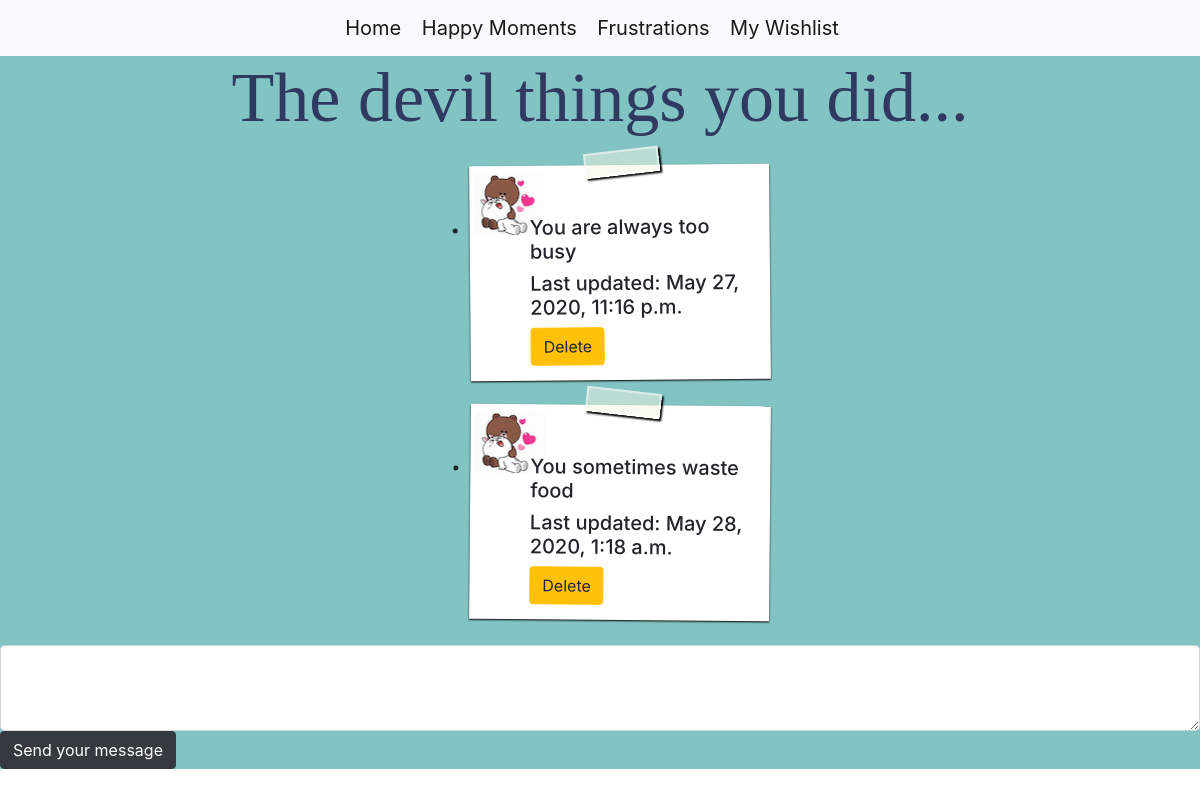
The app's page /sad/ with its own data.
### fullhouseapi/models.py (models this page shows)
class SadPage(models.Model):
    name = models.CharField(max_length=30)
    content = models.TextField()
    last_update = models.DateTimeField(default=datetime.now())

### fullhouseapi/views.py (the view)
# urls.py: path('sad/', sad_view, name='sad'),
def sad_view(request):
    allSadThings = SadPage.objects.all()
    return render(request,'sad.html',{'all_sad_Things':allSadThings})

### templates/sad.html (shortened to what this page needs)
{% load static %}
<!DOCTYPE html>
<html lang="en">
  <head>
    <link
      rel="stylesheet"
      href="https://stackpath.bootstrapcdn.com/bootstrap/4.1.3/css/bootstrap.min.css"
    />
    <link rel="stylesheet" href="{% static 'css/style.css' %}" />
  </head>
  <body>
    {% include 'navbar.html' %}
    <div class="sad_bg">
      <h1 class="happyh1">The devil things you did...</h1>
      <ul id="notes">
        {% for sadThing in all_sad_Things %}
        <li>
          <h5>{{sadThing.content}}</h5>
          <h5>Last updated: {{sadThing.last_update}}</h5>
          <form action="deleteSadThings/{{sadThing.id}}/" method="post">
            <button class="btn btn-warning btn-rounded z-depth-1" type="submit">
              Delete
            </button>
          </form>
        </li>
        {% endfor %}
      </ul>
      <form action="addSadThings/" method="post">
        <textarea
          class="form-control z-depth-1"
          id="exampleFormControlTextarea6"
          rows="3"
          type="text"
          name="content"
        ></textarea>
        <button type="submit" value="Send" class="btn btn-dark">
          Send your message
        </button>
      </form>
    </div>
  </body>
</html>

### fullhouseapi/static/css/style.css (style rules this page uses)
body, html { height: 100%; }
.happyh1 { text-align: center; font-size: 70px; font-family: 'Chalkduster'; color: #303960 }
.sad_bg { background-color: #82c4c3; background-position: center; background-repeat:repeat-y; background-size: cover; }
#notes li { position: relative; width: 300px; min-height: 100px; margin: 25px auto; padding: 50px 20px 15px 60px; background: #fff url('../img/happy_notes.png') no-repeat 4px 8px; -webkit-box-shadow: 0 2px 12px rgba(0,0,0,.5); -moz-box-shadow: 0 2px 12px rgba(0,0,0,.5); box-shadow: 0 1px 2px #000; -webkit-transform: rotate(-.5deg); -moz-transform: rotate(-.5deg); -o-transform: rotate(-.5deg); }
#notes li:nth-child(even) { -webkit-transform: rotate(.5deg); -moz-transform: rotate(.5deg); -o-transform: rotate(.5deg); }
#notes li::before { content: ' '; display: block; position: absolute; left: 115px; top: -15px; width: 75px; height: 25px; z-index: 2; background-color: rgba(243,245,228,0.5); border: 2px solid rgba(255,255,255,0.5); -webkit-box-shadow: 0 0 5px #888; -moz-box-shadow: 0 0 5px #888; box-shadow: 2px 2px 2px #000; -webkit-transform: rotate(-6deg); -moz-transform: rotate(-6deg); -o-transform: rotate(-6deg); }
#notes li:nth-child(even)::before { -webkit-transform: rotate(6deg); -moz-transform: rotate(6deg); -o-transform: rotate(6deg); }

### records on screen
SadPage: content "You are always too busy", last_update "May 27, 2020, 11:16 p.m."
SadPage: content "You sometimes waste food", last_update "May 28, 2020, 1:18 a.m."
